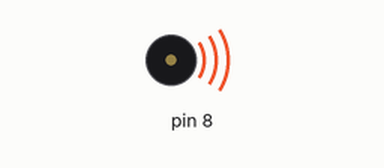
Simulated run of this sketch. Board: Arduino Uno, built with avr-gcc and run on an emulated ATmega328P. Shown: buzzer (waves = sounding).

Above: at 0.1 s.
At 79.8 s:
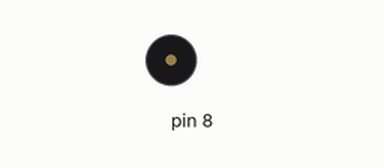
Timing chart, 0 to 81.3 s (numbered marks = the images above):
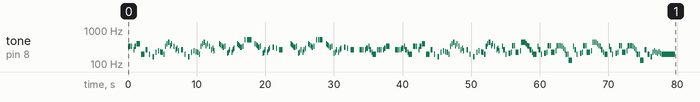

The sketch:

complete_mario_theme.ino
```cpp
#include <pitches.h>

int notecount = 322;

// notes in the melody:
int melody[] = {
  NOTE_E4,NOTE_E4,NOTE_E4,0,NOTE_C4,NOTE_E4,NOTE_G4,NOTE_G3,

  NOTE_C4,0,NOTE_G3,0,NOTE_E3,0,NOTE_A3,0,NOTE_B3,0,NOTE_AS3,NOTE_A3,NOTE_G3,NOTE_E4,NOTE_G4,NOTE_A4,NOTE_F4,NOTE_G4,0,NOTE_E4,0,NOTE_C4,NOTE_D4,NOTE_B3,0,NOTE_C4,0,NOTE_G3,0,NOTE_E3,0,NOTE_A3,0,NOTE_B3,0,NOTE_AS3,NOTE_A3,NOTE_G3,NOTE_E4,NOTE_G4,NOTE_A4,NOTE_F4,NOTE_G4,0,NOTE_E4,0,NOTE_C4,NOTE_D4,NOTE_B3,0,

  0,NOTE_G4,NOTE_FS4,NOTE_F4,NOTE_DS4,NOTE_E4,0,NOTE_GS3,NOTE_A3,NOTE_C4,0,NOTE_A3,NOTE_C4,NOTE_D4,0,NOTE_G4,NOTE_FS4,NOTE_F4,NOTE_DS4,NOTE_E4,0,NOTE_C5,0,NOTE_C5,NOTE_C5,0,NOTE_G4,NOTE_FS4,NOTE_F4,NOTE_DS4,NOTE_E4,0,NOTE_GS3,NOTE_A3,NOTE_C4,0,NOTE_A3,NOTE_C4,NOTE_D4,0,NOTE_DS4,0,NOTE_D4,0,NOTE_C4,0,
  0,NOTE_G4,NOTE_FS4,NOTE_F4,NOTE_DS4,NOTE_E4,0,NOTE_GS3,NOTE_A3,NOTE_C4,0,NOTE_A3,NOTE_C4,NOTE_D4,0,NOTE_G4,NOTE_FS4,NOTE_F4,NOTE_DS4,NOTE_E4,0,NOTE_C5,0,NOTE_C5,NOTE_C5,0,NOTE_G4,NOTE_FS4,NOTE_F4,NOTE_DS4,NOTE_E4,0,NOTE_GS3,NOTE_A3,NOTE_C4,0,NOTE_A3,NOTE_C4,NOTE_D4,0,NOTE_DS4,0,NOTE_D4,0,NOTE_C4,0,

  NOTE_C4,NOTE_C4,NOTE_C4,0,NOTE_C4,NOTE_D4,NOTE_E4,NOTE_C4,NOTE_A3,NOTE_G3,NOTE_C4,NOTE_C4,NOTE_C4,0,NOTE_C4,NOTE_D4,NOTE_E4,0,NOTE_C4,NOTE_C4,NOTE_C4,0,NOTE_C4,NOTE_D4,NOTE_E4,NOTE_C4,NOTE_A3,NOTE_G3,NOTE_E4,NOTE_E4,NOTE_E4,0,NOTE_C4,NOTE_E4,NOTE_G4,NOTE_G3,

  NOTE_C4,0,NOTE_G3,0,NOTE_E3,0,NOTE_A3,0,NOTE_B3,0,NOTE_AS3,NOTE_A3,NOTE_G3,NOTE_E4,NOTE_G4,NOTE_A4,NOTE_F4,NOTE_G4,0,NOTE_E4,0,NOTE_C4,NOTE_D4,NOTE_B3,0,NOTE_C4,0,NOTE_G3,0,NOTE_E3,0,NOTE_A3,0,NOTE_B3,0,NOTE_AS3,NOTE_A3,NOTE_G3,NOTE_E4,NOTE_G4,NOTE_A4,NOTE_F4,NOTE_G4,0,NOTE_E4,0,NOTE_C4,NOTE_D4,NOTE_B3,0,

  NOTE_E4,NOTE_C4,NOTE_G3,0,NOTE_GS3,NOTE_A3,NOTE_F4,NOTE_F4,NOTE_A3,NOTE_B3,NOTE_A4,NOTE_A4,NOTE_A4,NOTE_G4,NOTE_F4,NOTE_E4,NOTE_C4,NOTE_A3,NOTE_G3,NOTE_E4,NOTE_C4,NOTE_G3,0,NOTE_GS3,NOTE_A3,NOTE_F4,NOTE_F4,NOTE_A3,NOTE_B3,NOTE_F4,NOTE_F4,NOTE_F4,NOTE_E4,NOTE_D4,NOTE_C4,NOTE_G3,NOTE_G3,NOTE_C3,
  NOTE_E4,NOTE_C4,NOTE_G3,0,NOTE_GS3,NOTE_A3,NOTE_F4,NOTE_F4,NOTE_A3,NOTE_B3,NOTE_A4,NOTE_A4,NOTE_A4,NOTE_G4,NOTE_F4,NOTE_E4,NOTE_C4,NOTE_A3,NOTE_G3,NOTE_E4,NOTE_C4,NOTE_G3,0,NOTE_GS3,NOTE_A3,NOTE_F4,NOTE_F4,NOTE_A3,NOTE_B3,NOTE_F4,NOTE_F4,NOTE_F4,NOTE_E4,NOTE_D4,NOTE_C4,NOTE_G3,NOTE_G3,NOTE_C3,

  NOTE_C4,NOTE_G3,NOTE_E3,NOTE_A3,NOTE_B3,NOTE_A3,NOTE_GS3,NOTE_AS3,NOTE_GS3,NOTE_G3};

// note durations: 4 = quarter note, 8 = eighth note, etc.:
int noteDurations[] = {
  16,8,16,16,16,8,4,4,

  8,16,16,8,8,16,16,16,16,16,16,8,12,12,12,8,16,16,16,16,16,16,16,16,8,8,16,16,8,8,16,16,16,16,16,16,8,12,12,12,8,16,16,16,16,16,16,16,16,8,

  8,16,16,16,8,16,16,16,16,16,16,16,16,16,8,16,16,16,8,16,16,16,16,16,4,8,16,16,16,8,16,16,16,16,16,16,16,16,16,8,8,16,16,8,4,4,
  8,16,16,16,8,16,16,16,16,16,16,16,16,16,8,16,16,16,8,16,16,16,16,16,4,8,16,16,16,8,16,16,16,16,16,16,16,16,16,8,8,16,16,8,4,4,

  16,8,16,16,16,8,16,8,16,4,16,8,16,16,16,8,4,4,16,8,16,16,16,8,16,8,16,4,16,8,16,16,16,8,4,4,

  8,16,16,8,8,16,16,16,16,16,16,8,12,12,12,8,16,16,16,16,16,16,16,16,8,8,16,16,8,8,16,16,16,16,16,16,8,12,12,12,8,16,16,16,16,16,16,16,16,8,

  16,8,16,8,8,16,8,16,4,12,12,12,12,12,12,16,8,16,4,16,8,16,8,8,16,8,16,4,16,8,16,12,12,12,16,8,16,4,
  16,8,16,8,8,16,8,16,4,12,12,12,12,12,12,16,8,16,4,16,8,16,8,8,16,8,16,4,16,8,16,12,12,12,16,8,16,4,

6,6,8,12,12,12,12,12,12,1};

void setup() {
  // iterate over the notes of the melody:
  for (int thisNote = 0; thisNote < notecount; thisNote++) {

    // to calculate the note duration, take one second
    // divided by the note type.
    //e.g. quarter note = 1000 / 4, eighth note = 1000/8, etc.
    int noteDuration = 2000/noteDurations[thisNote];
    tone(8, melody[thisNote],noteDuration);

    // to distinguish the notes, set a minimum time between them.
    // the note's duration + 30% seems to work well:
    int pauseBetweenNotes = noteDuration * 1.30;
    delay(pauseBetweenNotes);
    // stop the tone playing:
    noTone(notecount);
  }
}

void loop() {
  // no need to repeat the melody.
}
```

pitches.h
```cpp
/*************************************************
 * Public Constants
 *************************************************/

#define NOTE_B0  31
#define NOTE_C1  33
#define NOTE_CS1 35
#define NOTE_D1  37
#define NOTE_DS1 39
#define NOTE_E1  41
#define NOTE_F1  44
#define NOTE_FS1 46
#define NOTE_G1  49
#define NOTE_GS1 52
#define NOTE_A1  55
#define NOTE_AS1 58
#define NOTE_B1  62
#define NOTE_C2  65
#define NOTE_CS2 69
#define NOTE_D2  73
#define NOTE_DS2 78
#define NOTE_E2  82
#define NOTE_F2  87
#define NOTE_FS2 93
#define NOTE_G2  98
#define NOTE_GS2 104
#define NOTE_A2  110
#define NOTE_AS2 117
#define NOTE_B2  123
#define NOTE_C3  131
#define NOTE_CS3 139
#define NOTE_D3  147
#define NOTE_DS3 156
#define NOTE_E3  165
#define NOTE_F3  175
#define NOTE_FS3 185
#define NOTE_G3  196
#define NOTE_GS3 208
#define NOTE_A3  220
#define NOTE_AS3 233
#define NOTE_B3  247
#define NOTE_C4  262
#define NOTE_CS4 277
#define NOTE_D4  294
#define NOTE_DS4 311
#define NOTE_E4  330
#define NOTE_F4  349
#define NOTE_FS4 370
#define NOTE_G4  392
#define NOTE_GS4 415
#define NOTE_A4  440
#define NOTE_AS4 466
#define NOTE_B4  494
#define NOTE_C5  523
#define NOTE_CS5 554
#define NOTE_D5  587
#define NOTE_DS5 622
#define NOTE_E5  659
#define NOTE_F5  698
#define NOTE_FS5 740
#define NOTE_G5  784
#define NOTE_GS5 831
#define NOTE_A5  880
#define NOTE_AS5 932
#define NOTE_B5  988
#define NOTE_C6  1047
#define NOTE_CS6 1109
#define NOTE_D6  1175
#define NOTE_DS6 1245
#define NOTE_E6  1319
#define NOTE_F6  1397
#define NOTE_FS6 1480
#define NOTE_G6  1568
#define NOTE_GS6 1661
#define NOTE_A6  1760
#define NOTE_AS6 1865
#define NOTE_B6  1976
#define NOTE_C7  2093
#define NOTE_CS7 2217
#define NOTE_D7  2349
#define NOTE_DS7 2489
#define NOTE_E7  2637
#define NOTE_F7  2794
#define NOTE_FS7 2960
#define NOTE_G7  3136
#define NOTE_GS7 3322
#define NOTE_A7  3520
#define NOTE_AS7 3729
#define NOTE_B7  3951
#define NOTE_C8  4186
#define NOTE_CS8 4435
#define NOTE_D8  4699
#define NOTE_DS8 4978
```
